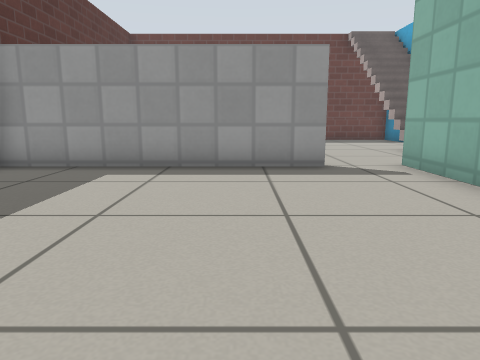
[1] (above)

16 first-person views from a walk through a world built for the Gazebo simulator. The camera is 0.5 m above the floor, tilts 10° down and sees 70° across. The floor is counted in squares, 0.5 m on a side. Each view is taken from the middle of a square. On the plan, view 1 faces up. The plan holds only what a view shows up to about 13 squares ahead; the rest is blank. The place goes on beyond the plan. Simple patterns stand in for the simulator's built-in surfaces.

[2]
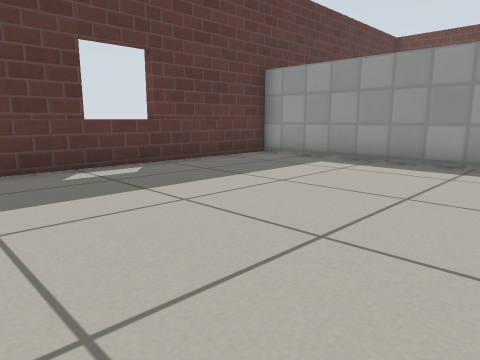

[3]
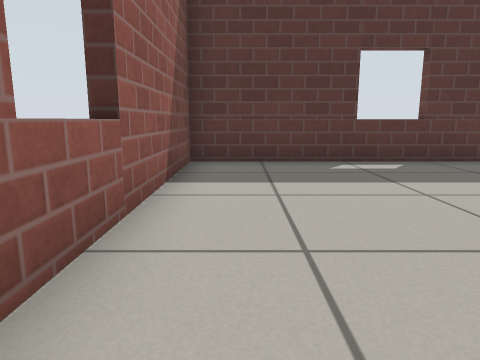

[4]
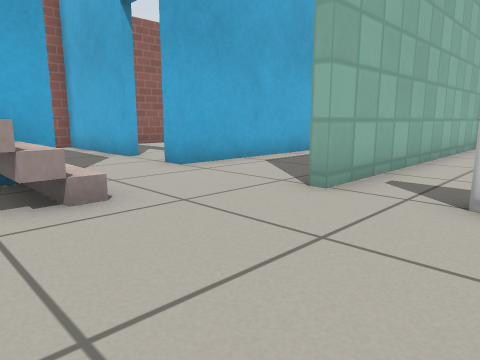

[5]
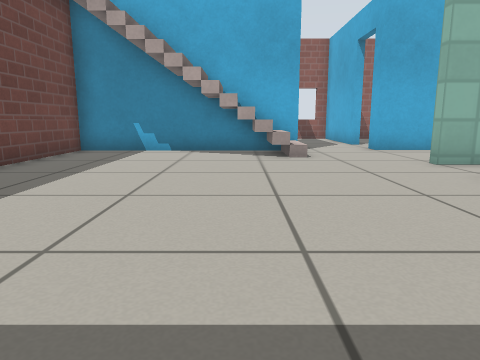

[6]
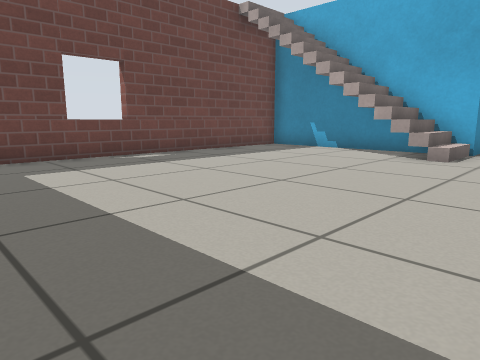

[7]
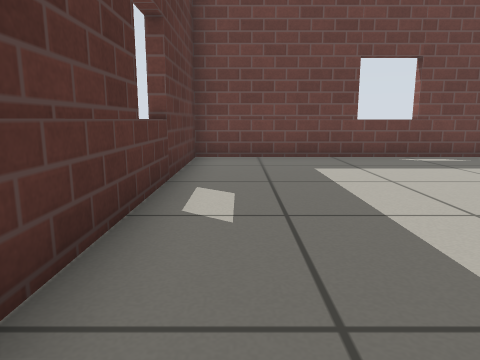

[8]
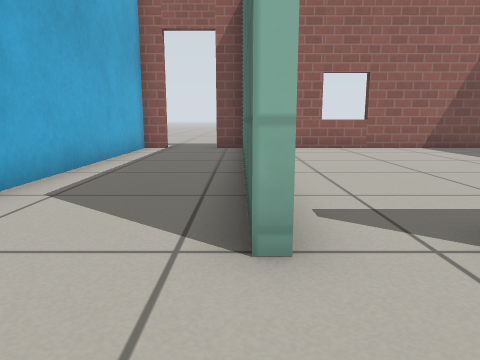

[9]
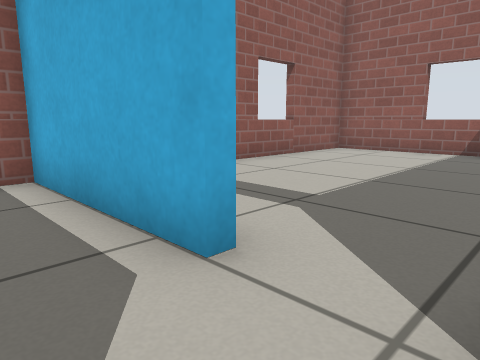

[10]
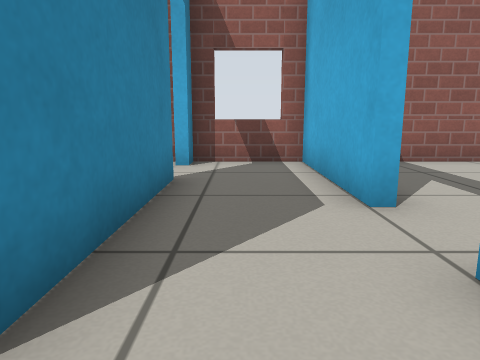

[11]
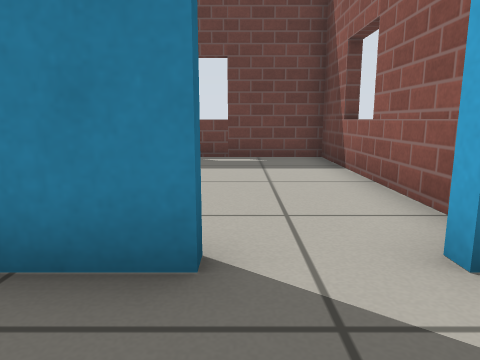

[12]
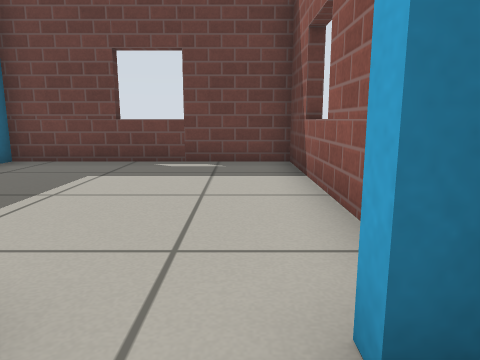

[13]
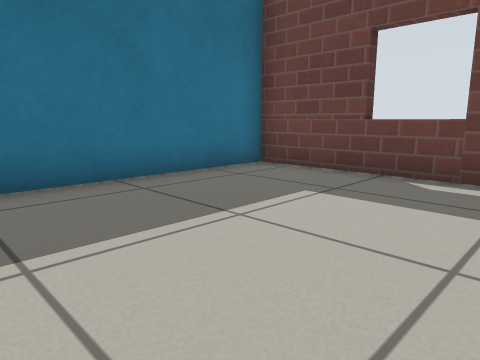

[14]
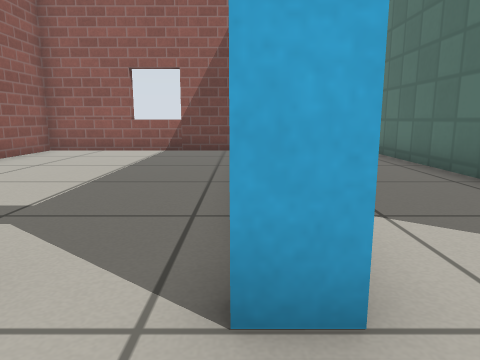

[15]
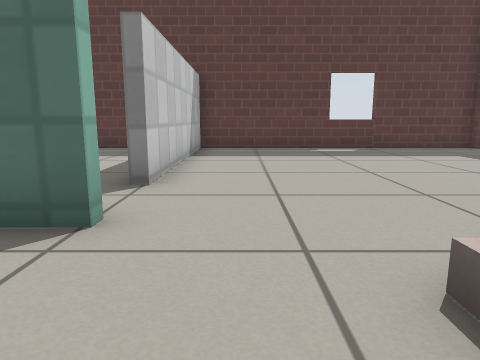

[16]
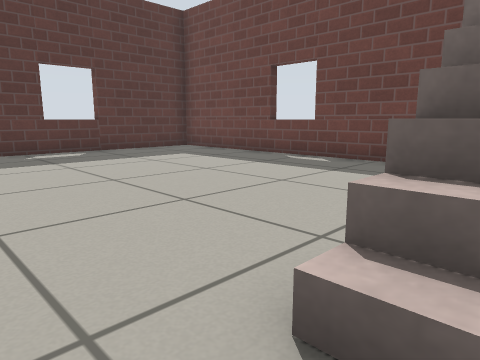

### Floor plan
Points are (right, up) in squares from view 1. A wall is a line through its corners. A room is listed if a view was taken in it or the views show most of it. See-through windows are left out.
Room 1 (views 1, 2, 3)
walls: (1.9, 7.3) (-5.2, 7.3); (3.6, -2.2) (3.6, 7.5); (-5.2, 7) (-5.2, -2.2) (2.1, -2.2)
ways out: opening at (2.5, 7) to room 2
Room 2 (views 4, 5, 6, 7, 8, 9, 10, 11, 12, 14, 15, 16)
walls: (3.6, 7.5) (3.9, 7.5) (3.9, -1.1); (9.8, 7.5) (14.2, 7.5) (14.2, 10.1); (-5.2, 7.5) (1.9, 7.5); (11.7, 10.1) (7.2, 10.1) (7.2, 17.2) (-5.2, 17.2) (-5.2, 7); (3.9, -2.2) (4.9, -2.2); (6.5, -2.2) (7.4, -2.2) (7.4, 7.5) (8.1, 7.5)
ways out: opening at (2.5, 7) to room 1; open door at (12.5, 10) to room 3; open door at (8.5, 7) to room 4; open door at (5.5, -2)
Room 3 (view 13)
walls: (14.2, 10.5) (14.2, 17.2) (7.5, 17.2) (7.5, 11.9)
ways out: open door at (12.5, 10) to room 2
Room 4 (no view inside)
walls: (8.3, -2.2) (14.2, -2.2) (14.2, 5.3)
ways out: open door at (8.5, 7) to room 2

Where each view was taken, in squares from view 1:
view 1: 0 up, 0 right, facing up
view 2: 1 down, 2 right, facing up-left
view 3: 1 down, 3 right, facing left
view 4: 12 up, 1 right, facing down-right
view 5: 12 up, 4 left, facing right
view 6: 8 up, 4 left, facing up-right
view 7: 8 up, 4 left, facing up
view 8: 10 up, 4 right, facing down
view 9: 9 up, 8 right, facing down-right
view 10: 9 up, 6 right, facing right
view 11: 8 up, 12 right, facing up
view 12: 9 up, 13 right, facing up
view 13: 11 up, 13 right, facing up-left
view 14: 9 up, 8 right, facing down
view 15: 9 up, 7 right, facing left
view 16: 9 up, 6 right, facing up-left
